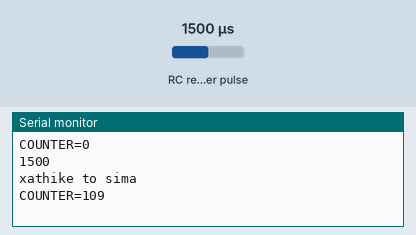
Recording of a sketch running on a simulated Arduino Uno, built with avr-gcc and run on an emulated ATmega328P. Parts: the last lines printed to the serial monitor. Wiring (inferred from the names in the program): RC receiver channel: data pin 3. Inputs (shaded band) come from the test bench; at power-on: RC receiver pulse 1500 µs.

Above: at 1.2 s.
1.3 s: RC receiver pulse (sensor on pin 3) set to 1020 µs
At 1.3 s:
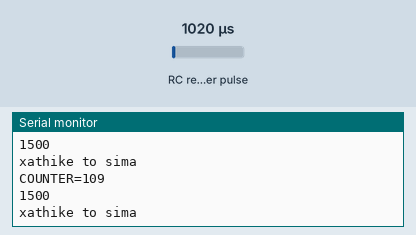
4.3 s: RC receiver pulse (sensor on pin 3) set to 1250 µs
At 6.0 s:
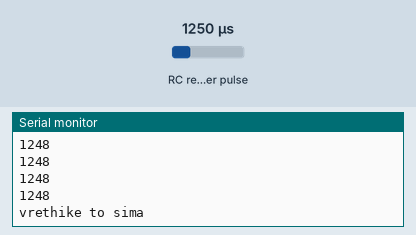
Timing chart, 0 to 7.5 s (numbered marks = the images above; inputs shaded):
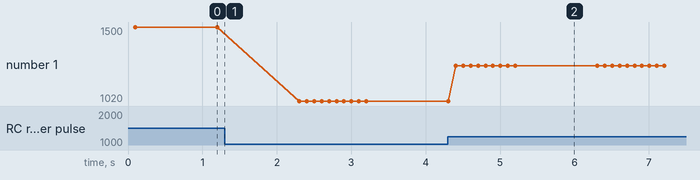

Measured:
- after the input at 4.3 s, the serial monitor: prints a new line after 0.10 s (image 2)
- plotted number 1: 1500 → 1020 after the input at 1.3 s, 1020 → 1248 after the input at 4.3 s

The sketch:

gps_readings_test.ino
```cpp
#include "utilities.h"

void setup() {
    Serial.begin(115200);
counter=0;

  //for receiver read
   pinMode(RC_CH4_INPUT, INPUT);
   attachInterrupt(digitalPinToInterrupt(RC_CH4_INPUT), calc_input, CHANGE);
}

void loop() {
  Serial.print("COUNTER=");
Serial.println(counter);

  if (!hasSignal()) {
    Serial.println ("xathike to sima");
  }
    else {Serial.println ("vrethike to sima");
    }
    delay(1000);
}
```

rcvRead.ino
```cpp
#include "utilities.h"

//#include "EnableInterrupt.h"


uint16_t rc_values;
uint32_t rc_start;
volatile uint16_t rc_shared;
int minLimit = 900;
int maxLimit = 1450;

void rc_read_values() {
    noInterrupts();
    rc_values=rc_shared;
    interrupts();
    Serial.println(rc_values);
}

void calc_input() {
    //pinMode(13,!digitalRead(13));
    counter++;
    if (digitalRead(RC_CH4_INPUT) == HIGH) {
        rc_start = micros();
    } else {
        uint16_t rc_compare = (uint16_t)(micros() - rc_start);
        rc_shared = rc_compare;
    }
}

// returns TRUE if it has signal, otherwise FALSE.
bool hasSignal(){

    bool isInLimit=true;
    for(int i=0;i<10;i++){
        delay(100);
        rc_read_values();
        if(rc_values != constrain(rc_values, minLimit,maxLimit )){
            isInLimit=false;
            break;
        }
    }

  return isInLimit;
}
```

utilities.h
```cpp
#ifndef _UTILITIES_H_
#define _UTILITIES_H_

#include <Arduino.h>


#define RC_CH4_INPUT  3

struct Point {
   float latitude;
   float longitude;
};


int counter;


#endif
```
